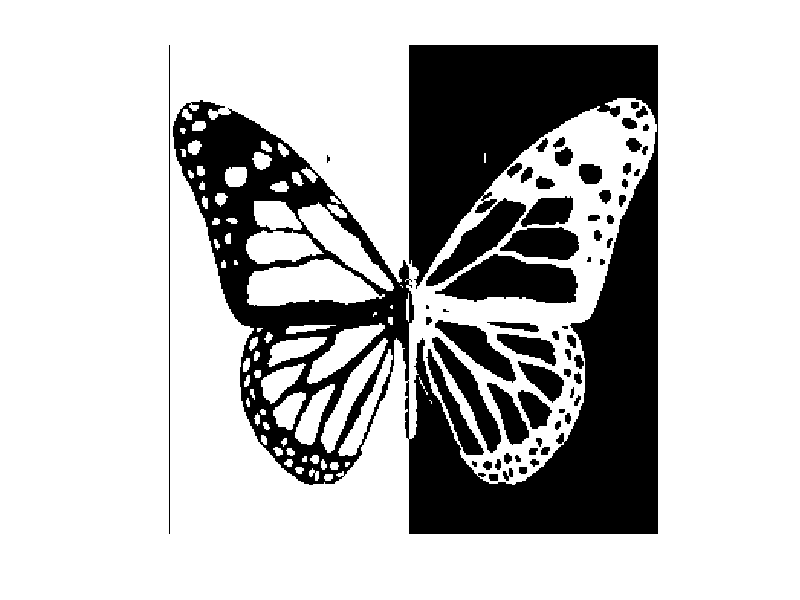

The MATLAB source for this figure:
% This script need array called 'image'
imsize = [320,320];
file = '..\include\img.h';

assert(mod(imsize(1), 8)==0)

if ~exist('image', 'var')
    load('image')
end

img = imresize(image, imsize)>127;
imshow(img)


data = zeros(1, size(img,2)*size(img,1)/8, 'uint8');
%%
for indx = 1:size(img,2)
    line = img(:, indx);
    for indy = 1:8:length(line)
        part = line(indy:indy+7);
        ind = (indx-1)*size(img,1)/8 + ((indy-1)/8) +1;
        data(ind) = bin2dec(char(part'+'0'));
    end
end

%% export to c file
f = fopen(file, 'w');

fprintf(f, '#define X_SIZE %d\n', imsize(2));
fprintf(f, '#define Y_SIZE %d\n', imsize(1));
fprintf(f, '#define Y_SIZEB (Y_SIZE/8)\n\n');

fprintf(f, 'const uint8_t img[%d] = {', imsize(2)*imsize(1)/8);
fprintf(f, '%d,', data);
fwrite(f, '};');

fclose(f);
%%
open(file)